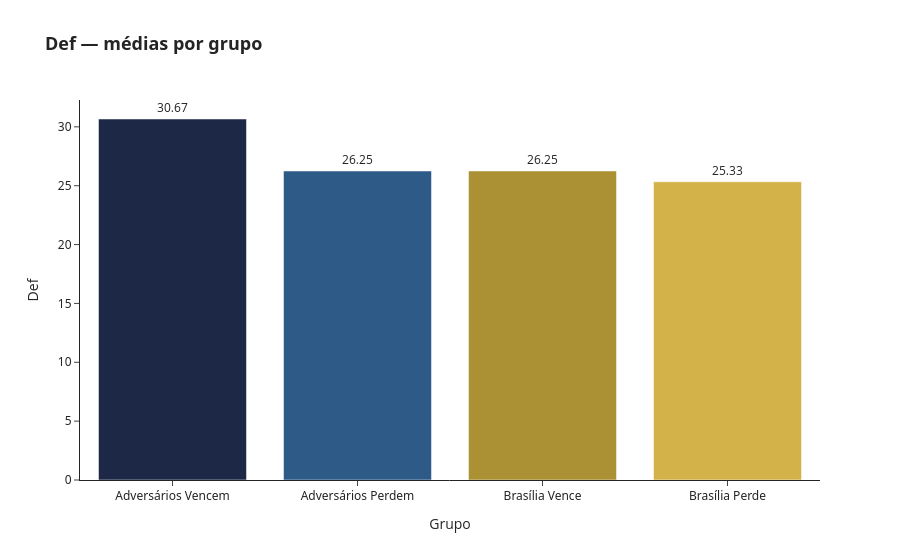
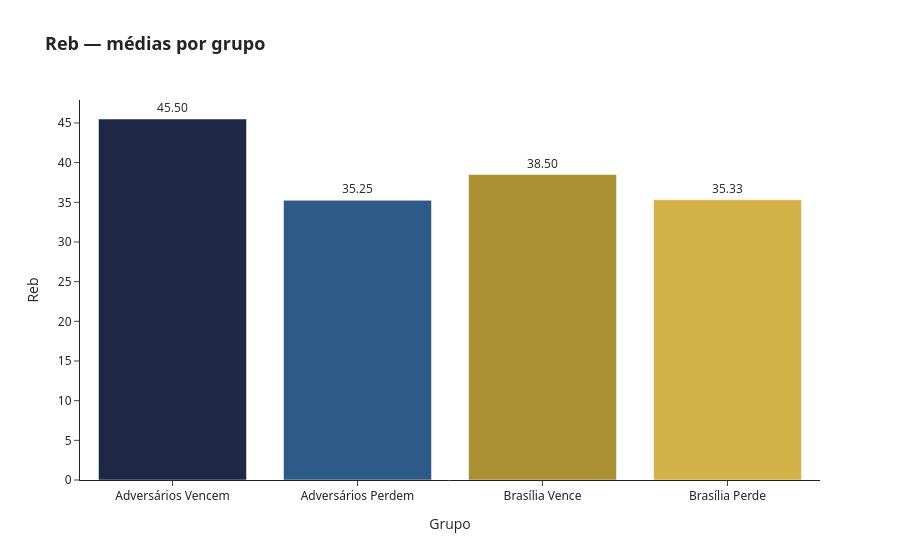

Notebook code cell kept with these figures, in order:
### Code cell
# Segundo gráfico de comparação
stats = ["Def", "Reb", "FTM", "3PM"]
dfs = {
    "Adversários Vencem": df_Wadv,
    "Adversários Perdem": df_Ladv,
    "Brasília Vence": df_Wbsb,
    "Brasília Perde": df_Lbsb
}
colors = ["#1C2846", "#2E5A88", "#AB9034", "#D4B24A"]  # cores para as 4 barras

def safe_mean(df, col):
    if col not in df.columns:
        return np.nan
    vals = pd.to_numeric(df[col], errors="coerce")
    return vals.mean()

for stat in stats:
    means = []
    for label, df in dfs.items():
        m = safe_mean(df, stat)
        means.append(m)

    fig = go.Figure(
    data=[
        go.Bar(
            x=list(dfs.keys()),
            y=means,
            marker=dict(color=colors),
            text=[f"{v:.2f}" if not np.isnan(v) else "" for v in means],
            textposition="outside",
            hovertemplate="%{x}<br>" + stat + ": %{y:.2f}<extra></extra>"
        )
    ]
)

    fig.update_layout(
        title=dict(text=f"<b>{stat} — médias por grupo</b>", font=dict(family="Segoe UI", size=18)),
        xaxis=dict(title="Grupo", tickfont=dict(family="Segoe UI")),
        yaxis=dict(title=stat, tickfont=dict(family="Segoe UI")),
        template="simple_white"
    )

    fig.show()

### Figure 1 — Plotly figure (JSON) as saved in the notebook; plotly's stock layout.template omitted (floating-point values rounded to 4 significant figures)
{"data": [{"hovertemplate": "%{x}<br>Def: %{y:.2f}<extra></extra>", "marker": {"color": ["#1C2846", "#2E5A88", "#AB9034", "#D4B24A"]}, "text": ["30.67", "26.25", "26.25", "25.33"], "textposition": "outside", "x": ["Adversários Vencem", "Adversários Perdem", "Brasília Vence", "Brasília Perde"], "y": [30.67, 26.25, 26.25, 25.33], "type": "bar"}], "layout": {"title": {"font": {"family": "Segoe UI", "size": 18}, "text": "<b>Def — médias por grupo</b>"}, "xaxis": {"tickfont": {"family": "Segoe UI"}, "title": {"text": "Grupo"}}, "yaxis": {"tickfont": {"family": "Segoe UI"}, "title": {"text": "Def"}}}}

### Figure 2 — Plotly figure (JSON) as saved in the notebook; plotly's stock layout.template omitted (floating-point values rounded to 4 significant figures)
{"data": [{"hovertemplate": "%{x}<br>Reb: %{y:.2f}<extra></extra>", "marker": {"color": ["#1C2846", "#2E5A88", "#AB9034", "#D4B24A"]}, "text": ["45.50", "35.25", "38.50", "35.33"], "textposition": "outside", "x": ["Adversários Vencem", "Adversários Perdem", "Brasília Vence", "Brasília Perde"], "y": [45.5, 35.25, 38.5, 35.33], "type": "bar"}], "layout": {"title": {"font": {"family": "Segoe UI", "size": 18}, "text": "<b>Reb — médias por grupo</b>"}, "xaxis": {"tickfont": {"family": "Segoe UI"}, "title": {"text": "Grupo"}}, "yaxis": {"tickfont": {"family": "Segoe UI"}, "title": {"text": "Reb"}}}}
